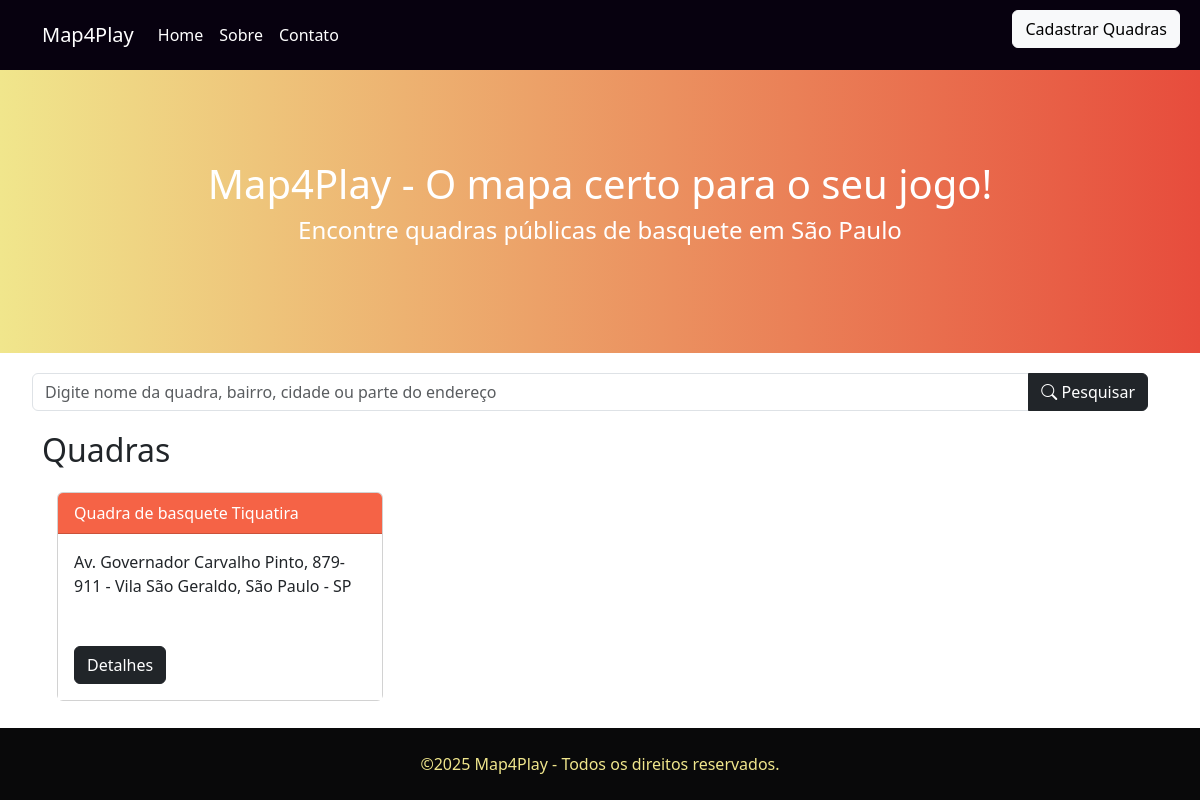
Before: / with the older database file.
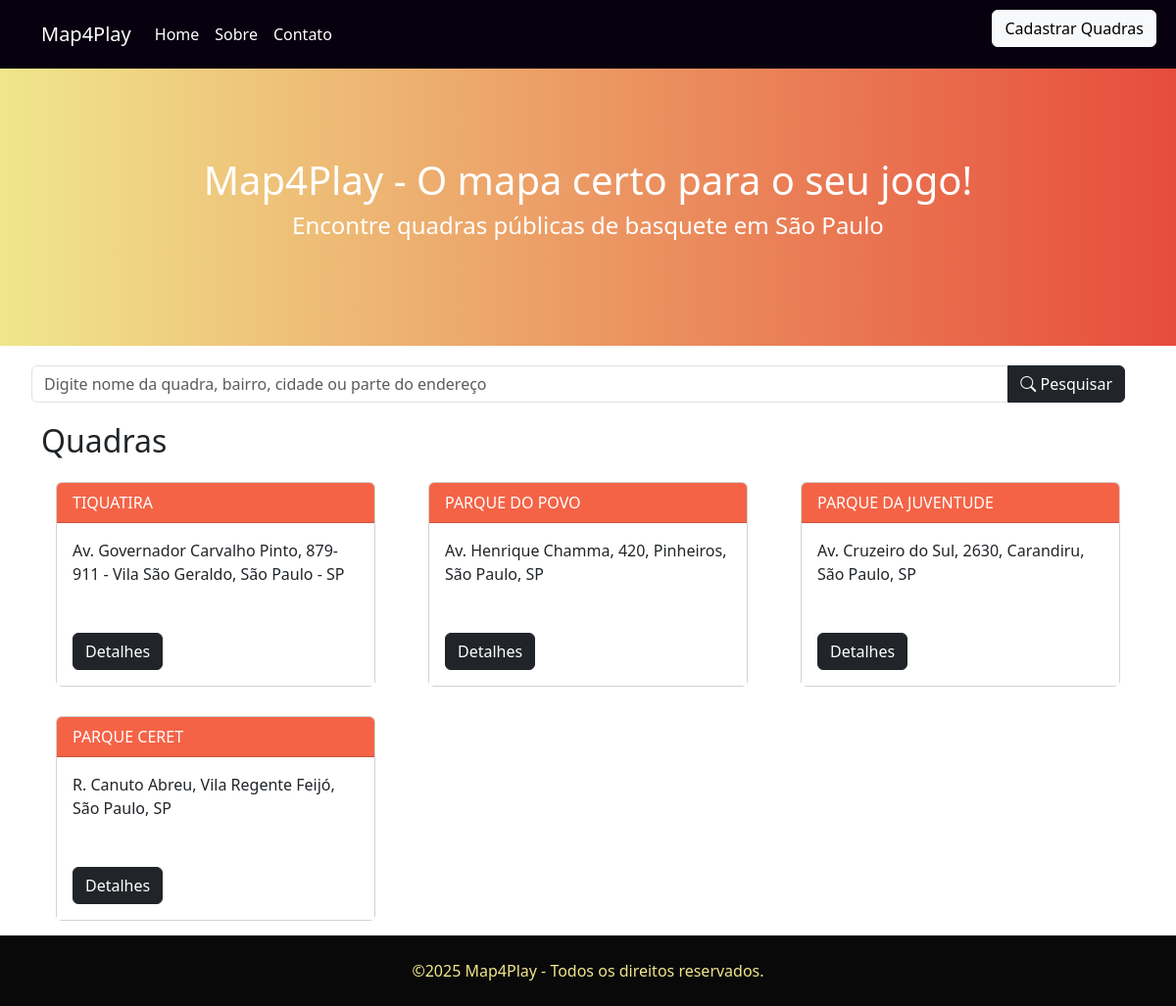
After: the same page with the newer database file.
### quadras/models.py (models this page shows, shortened)
class Quadra(models.Model):
    nome = models.CharField(
        max_length=200,
        verbose_name="Nome da quadra"
    )
    endereco = models.TextField(
        verbose_name="Localidade",
        help_text="Informe o endereço no formato: Logradouro, endereço, Bairro, Cidade, Estado"
    )
    estrutura_fisica = models.TextField(
        verbose_name="Estrutura física da quadra",
        help_text="Descreva a estrutura física da quadra",
        blank=True,  # Permite que o campo seja deixado em branco no formulário
        null=True    # Permite que o valor seja NULL no banco de dados
    )
    informacoes_jogos = models.TextField(
        verbose_name="Informações sobre os jogos",
        help_text="Descreva os dias e horários dos jogos",
        blank=True,  # Permite que o campo seja deixado em branco no formulário
        null=True    # Permite que o valor seja NULL no banco de dados
    )

### quadras/views.py (the view)
# urls.py: path('', views.home, name='home'), # Página inicial
def home(request):
    query = request.GET.get('q', '')  # Captura o valor do campo "q" no formulário (ou vazio se não houver valor)
    if query:
        quadras = Quadra.objects.filter(
            Q(nome__icontains=query) | Q(endereco__icontains=query)
        )
    else:
        quadras = Quadra.objects.all()  # Retorna todas as quadras
    return render(request, 'quadras/home.html', {'quadras': quadras, 'query': query})

### quadras/templates/quadras/home.html
{% extends "quadras/base.html" %}
{% block content %}
    <div class="header">
        <a href="/incluir/" class="btn btn-light cadastrar-btn">Cadastrar Quadras</a>
    </div>
<header class="hero">
    <h1>Map4Play - O mapa certo para o seu jogo!</h1>
    <h4>Encontre quadras públicas de basquete em São Paulo</h4>
</header>
<div class="container search-bar">
    <form method="GET" action="{% url "home" %}">
        <div class="input-group">
            <input type="text" name="q" value="{{ query }}" class="form-control" placeholder="Digite nome da quadra, bairro, cidade ou parte do endereço">
            <button class="btn btn-dark" type="submit">
                <i class="bi bi-search"></i>
                Pesquisar
            </button>
        </div>
    </form>
</div>
<div class="container">
    <h2>Quadras</h2>
     {% if quadras %}
        <div class="row">
            {% for quadra in quadras %}
                <div class="col-md-4">
                    <div class="card">
                        <div class="card-header">
                            {{ quadra.nome }}
                        </div>
                        <div class="card-body">
                            {{ quadra.endereco }}
                            <br>
                            <a href="#" class="btn btn-dark mt-5">Detalhes</a>
                        </div>
                    </div>
                </div>
            {% endfor %}
        </div>
    {% else %}
        <p>Nenhuma quadra encontrada. Tente outra busca.</p>
    {% endif %}
</div>
{% endblock %}

### quadras/templates/quadras/base.html (shortened to what this page needs)
<!DOCTYPE html>
<html lang="pt-br" class="h-100">
<head>
    <link href="https://cdn.jsdelivr.net/npm/bootstrap@5.3.4/dist/css/bootstrap.min.css" rel="stylesheet">
    <link rel="stylesheet" href="https://cdn.jsdelivr.net/npm/bootstrap-icons/font/bootstrap-icons.css">
</head>
<body class="d-flex flex-column h-100">
    <nav class="navbar navbar-expand-lg">
      <div class="container">
        <a class="navbar-brand text-white" href="#">Map4Play</a>
        <div class="collapse navbar-collapse" id="navbarSupportedContent">
          <ul class="navbar-nav me-auto mb-2 mb-lg-0">
            <li class="nav-item">
              <a class="nav-link active" aria-current="page" href="#">Home</a>
            </li>
            <li class="nav-item">
              <a class="nav-link" href="#">Sobre</a>
            </li>
            <li class="nav-item">
              <a class="nav-link" href="#">Contato</a>
            </li>
          </ul>
        </div>
      </div>
    </nav>
    {% block content %}
    {% endblock %}
    <footer class="text-center py-4 mt-auto">
        <div class="container">
          <p class="mb-0">
            ©{% now 'Y' %} Map4Play - Todos os direitos reservados.
          </p>
        </div>
    </footer>
</body>
</html>

### quadras/templates/quadras/base.html (style rules this page uses)
body { padding-top: 60px; }
.navbar { background-color: #07010f; position: fixed; top: 0; width: 100%; }
.navbar a.nav-link { color: white !important; padding: 15px; }
.cadastrar-btn { position: fixed; top: 10px; right: 20px; }
.hero { background: linear-gradient(90deg, #f0e68c, #e74c3c); color: white; padding: 100px 20px; text-align: center; }
.hero h1, .hero p { color: white; }
.search-bar { margin: 20px; }
.card { margin: 15px; }
.card-header { background-color: #f56346; color: white; }
.card-body { background-color: #ffffff; }
footer { background-color: #09090a; color: #f0e68c; }

Changed rows visible on the page:
changed Quadra "Av. Governador Carvalho Pinto, 879-911 - Vila São Geraldo, São Paulo - SP": nome "Quadra de basquete Tiquatira" → "TIQUATIRA"
added Quadra: nome "PARQUE DO POVO", endereco "Av. Henrique Chamma, 420, Pinheiros, São Paulo, SP"
added Quadra: nome "PARQUE DA JUVENTUDE", endereco "Av. Cruzeiro do Sul, 2630, Carandiru, São Paulo, SP"
added Quadra: nome "PARQUE CERET", endereco "R. Canuto Abreu, Vila Regente Feijó, São Paulo, SP"
